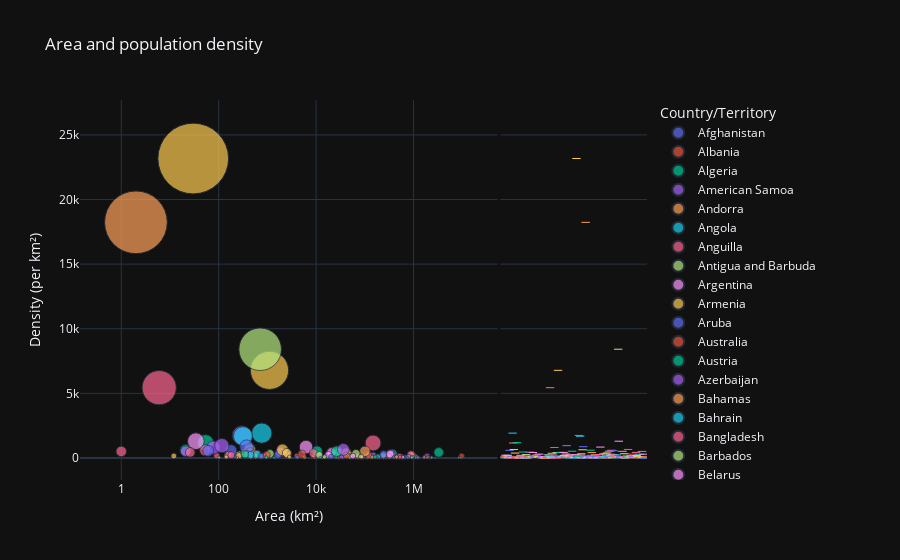

Notebook cell for this chart:
### Code cell
fig=px.scatter(df, x= 'Area (km²)', y='Density (per km²)', size='Density (per km²)', color='Country/Territory', log_x=True, size_max=50, template='plotly_dark', title='Area and population density', marginal_y='rug')

fig.show()
